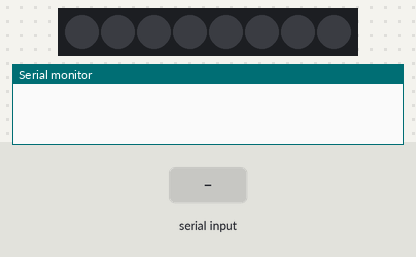
A sketch run on a simulated Arduino Mega 2560, built with avr-gcc and run on an emulated ATmega2560. Shown: 8 RGB LEDs in strip order, left to right, the last lines printed to the serial monitor. The inputs (shaded band) are chosen by the test bench.

Above: at 1.2 s.
1.3 s: "teste vermelho" received over Serial
At 2.7 s:
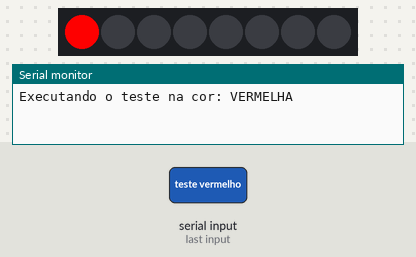
At 7.6 s:
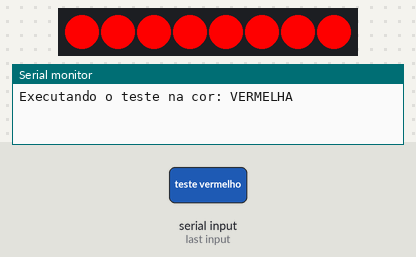
Timing chart, 0 to 10.8 s (numbered marks = the images above; inputs shaded):
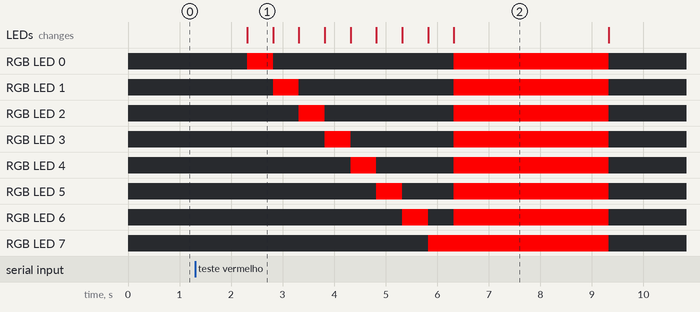

Measured:
- after the input at 1.3 s, RGB LED 0: off → RGB(250, 0, 0) after 1.0 s, → off 0.50 s later, → RGB(250, 0, 0) 3.5 s later, → off 3.0 s later; RGB LED 1: off → RGB(250, 0, 0) after 1.5 s, → off 0.50 s later, → RGB(250, 0, 0) 3.0 s later, → off 3.0 s later
- what the display in image 1 shows lasts 0.5 s, from 2.3 s to 2.8 s

The sketch:

led_rgb_8_modulos.ino
```cpp
#include <Adafruit_NeoPixel.h>

#define LED_PIN 22 //PINO DO LED
#define LED_COUNT 8 //NÚMERO DE LED'S (CASO ADICIONE MAIS MÓDULO DEVERÁ ALTERAR O VALOR)

int brilho = 250; //DEFINE O BRILHO DOS LED'S (ESSE VALOR VAI DE 1 Á 255)

Adafruit_NeoPixel strip(LED_COUNT, LED_PIN, NEO_GRB + NEO_KHZ800); //DEFINIÇÃO DA BLIBLIOTECA

void setup() {
  Serial.begin(9600); // INICIA A SERIAL
  strip.begin(); // INICIA OS LED'S
  limpa(); //PAGAR TODOS OS LED'S
  strip.setBrightness(brilho); // DEFINE O BRILHO COMO O INT BRILHO
  strip.show(); //MOSTRA O QUE FOI FEITO NOS LED'S (NO CASO APAGOU E DEFINIU O BRILHO)
}

void loop() {
  serial();
}
void serial(){
    if (Serial.available()) {
    String txt = Serial.readString(); //LÊ O TEXTO DA SERIAL
    if(txt == "teste vermelho"){
      Serial.println("Executando o teste na cor: VERMELHA");
      teste(strip.Color(255, 0, 0)); // TESTE, DEFINIDO A COR VERMELHA
    } else if(txt == "teste verde"){
      Serial.println("Executando o teste na cor: VERDE");
      teste(strip.Color(0, 255, 0)); // TESTE, DEFINIDO A COR VERDE
    } else if(txt == "teste azul"){
      Serial.println("Executando o teste na cor: AZUL");
      teste(strip.Color(0, 0, 255)); // TESTE, DEFINIDO A COR AZUL
    } else if(txt == "teste branco"){
      Serial.println("Executando o teste na cor: BRANCA(RGB)");
      teste(strip.Color(255, 255, 255)); // TESTE, DEFINIDO A COR BRANCA (RGB)
    } else if(txt == "teste alarme vermelho"){
      Serial.println("Executando o teste do alarme na cor: VERMELHA");
      alarme(strip.Color(255, 0, 0)); // TESTE, ALARME NA COR VERMELHA
    } else{
      Serial.print("TEXTO NAO RECONHECIDO: ");
      Serial.println(txt);
    }
  }
}

void teste(uint32_t color){
  for (int j = 0; j < LED_COUNT; j++) {
    strip.setPixelColor(j, color);
    strip.show();
    delay(500);
    strip.clear();
    strip.show();
  }
  for (int j = 0; j < LED_COUNT; j++) {
    strip.setPixelColor(j, color);
  }
  strip.show();
  delay(3000);
  limpa();
}

void alarme(uint32_t color) {
  for (int k = 0; k < 10; k++){ // K É O NÚMERO DE VEZES QUE ELE IRÁ PISCAR
   int dell = 250;
   for (int j = 0; j < LED_COUNT; j++) {
      strip.setPixelColor(j, color);
      strip.show();
  }
  delay(dell);
  limpa();
  delay(dell);
 }
}

void limpa(){
  for (int j = 0; j < LED_COUNT; j++) {
      strip.clear();
      strip.show();
  }
}
```
